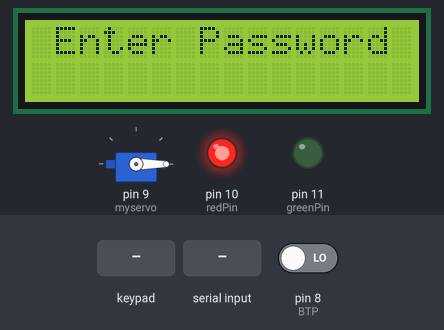
The sketch below on a simulated Arduino Uno, built with avr-gcc and run on an emulated ATmega328P. Parts: servo, 16×2 character LCD, output pins drawn as LEDs (lit = HIGH). Inputs (shaded band) come from the test bench; at power-on: pin 8 (BTP) LOW.

Above: at 8.2 s.
8.3 s: pin 8 (BTP) driven HIGH
At 9.2 s:
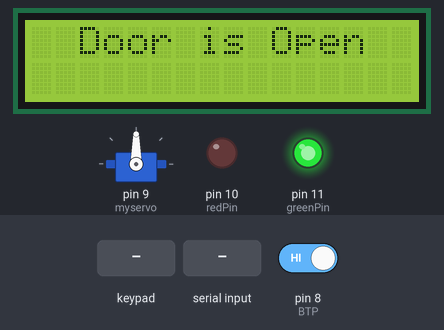
At 12.1 s:
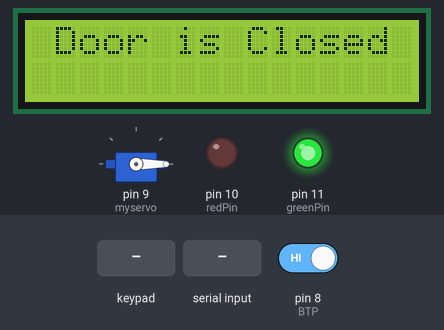
12.3 s: key '1' pressed
At 14.4 s:
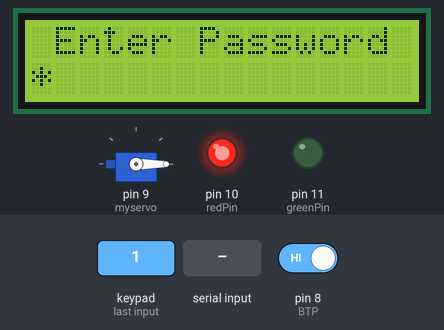
16.2 s: pin 8 (BTP) driven LOW
19.2 s: keypad keys 0 1 2 3 pressed 0.4 s apart
At 22.5 s:
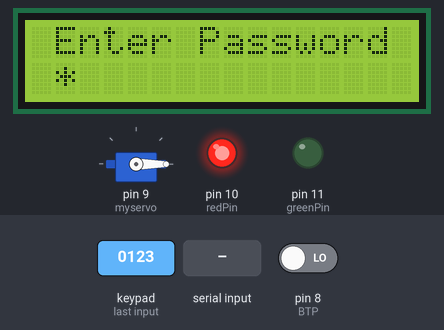
24.8 s: "1\n" received over the second serial link
28.8 s: "0\n" received over the second serial link
Timing chart, 0 to 31.8 s (numbered marks = the images above; inputs shaded):
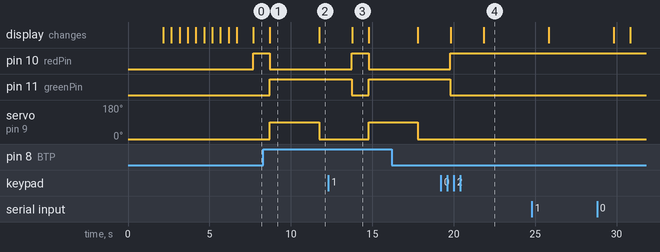

The sketch:

Access+Checking.ino
```cpp
#include <Keypad.h>
#include <LiquidCrystal_I2C.h>
#include <Servo.h>
#include<EEPROM.h>
#include <SoftwareSerial.h>

SoftwareSerial mySerial(13,12); // RX,TX
#define Password_Length 5
#define a 0;


Servo myservo;
LiquidCrystal_I2C lcd(0x27, 16, 2);

String presentValue = " ";
String changeValue = " ";
int pos = 0;
int redPin = 10;
int greenPin = 11;
int BTP = 8;

char Data[Password_Length];
char Master[Password_Length];
byte data_count = 0, master_count = 0;


bool door = false;
char pressed;


/*---preparing keypad---*/

const byte ROWS = 4;
const byte COLS = 4;
char keys[ROWS][COLS] = {
  {'1', '2', '3', 'A'},
  {'4', '5', '6', 'B'},
  {'7', '8', '9', 'C'},
  {'*', '0', '#', 'D'}
};


byte rowPins[ROWS] = {0, 1, 2, 3};
byte colPins[COLS] = {4, 5, 6, 7};

Keypad keypad = Keypad( makeKeymap(keys), rowPins, colPins, ROWS, COLS);

/*--- Main Action ---*/

void setup()
{
  pinMode(redPin,OUTPUT);
 // myservo.attach(9);
  Serial.begin(115200);
  mySerial.begin(9600);

  myservo.attach(9, 2000, 2400);
  pinMode(redPin, OUTPUT);
  pinMode(greenPin, OUTPUT);
  pinMode(BTP, INPUT);
  ServoClose();
 // lcd.init();                      // initialize the lcd
  lcd.init();
  lcd.backlight();
  lcd.begin(16, 2);
  lcd.print("    Welcome  ");
  lcd.setCursor(0, 1);
  lcd.print(" To Secure Door ");
  delay(2000);
  lcd.clear();
  loading(" Loading");
  lcd.clear();
  initialpassword();
}


void loop()
{
  String msg = mySerial.readStringUntil('\r');
  bool BTPstate = digitalRead(BTP);

  if (BTPstate == true || (Actionnage(msg) && reboucle() )  ) {
      myservo.attach(9);
      lcd.clear();
      lcd.print("  Door is Open ");
      digitalWrite(greenPin, HIGH);
      digitalWrite(redPin, LOW);
      ServoOpen();
      delay(3000);
      lcd.clear();
      lcd.print(" Door is Closed ");
      ServoClose();
      delay(2000);
      digitalWrite(greenPin, LOW);
      digitalWrite(redPin, HIGH);
      lcd.clear();
  } else {

    if (door == true)
    {
      pressed = keypad.getKey();

      if (pressed == '#')
      {
        lcd.clear();
        ServoClose();
        door = false;
      }
    }
  }

     if (pressed == 'C'){
      change();
    }
    else if (pressed != '*') {
      Open();
    } else {
      lcd.clear();
      lcd.print("     Reset    ");
      delay(1000);
     Data[Password_Length] =  0;
     data_count = 0;

      lcd.clear();
      Open();
    }
      }


void loading (char msg[]) {

  lcd.setCursor(0, 1);
  lcd.print(msg);

  for (int i = 0; i < 9; i++) {
    delay(500);
    lcd.print(".");
  }
}

void clearData()
{
  while (data_count != 0)
  {
    Data[data_count--] = 0;
  }
  return;
}


void ServoOpen()
{
  for (pos = 0; pos <= 90; pos += 10) {
    myservo.write(pos);
  }
}

void ServoClose()
{
  for (pos = 90; pos >= 0; pos -= 10) {
    myservo.write(pos);
  }
}

void Open()
{

   myservo.detach();
  digitalWrite(redPin, HIGH);
  lcd.setCursor(0, 0);
  lcd.print(" Enter Password ");
  pressed = 0;
  pressed = keypad.getKey();
  if (pressed)
  {
    Data[data_count] = pressed;
    lcd.setCursor(data_count, 1);
    lcd.print('*');
    data_count++;
  }
  if (data_count == Password_Length - 1)
  {
    if (!strcmp(Data, Master))
    {
      myservo.attach(9);
      lcd.clear();
      lcd.print("  Door is Open ");
      digitalWrite(greenPin, HIGH);
      ServoOpen();
      digitalWrite(redPin, LOW);
      door = true;
      delay(4000);
      loading(" Waiting");
      lcd.clear();
      lcd.print("  Time is up! ");
      lcd.setCursor(0, 1);
      lcd.print(" Door is Closed ");
      delay(2000);
      digitalWrite(greenPin, LOW);
      digitalWrite(redPin, HIGH);

      ServoClose();
      door = false;
    }
    else if (strcmp(Data, Master) && pressed != '*')
    {
      lcd.clear();
      lcd.print(" Wrong Password ");
      door = false;
    }
    delay(1000);
    lcd.clear();
    clearData();
  }
}
void change()

{
 lcd.clear();
  int j=0;
  lcd.print("Change Pass");
  delay(1000);

  lcd.clear();

  lcd.print("Current Password");

  lcd.setCursor(0,1);

  while(j<4)

  {

    pressed =keypad.getKey();

    if(pressed)

    {

      Data[j++]=pressed;

      lcd.print(pressed);


    }

    pressed=0;

  }

  delay(500);


  if(strncmp(Data, Master, 4))
  {

    lcd.clear();

    lcd.print("Wrong Password");

    lcd.setCursor(0,1);

    lcd.print("Try Again");

    delay(1000);

  }

  else

  {

    j=0;

    lcd.clear();

    lcd.print("New Password:");

    lcd.setCursor(0,1);

    while(j<4)

    {

      pressed=keypad.getKey();

      if(pressed)

      {

        Master[j]=pressed;

        lcd.print(pressed);

        EEPROM.write(j,pressed);

        j++;


      }

    }

    lcd.clear();
    lcd.print("Pass Changed");

    delay(1000);

  }

 lcd.clear();
   clearData();
//pressed = 0;
Open();
  //lcd.print("Enter Password");

  //lcd.setCursor(0,1);


}

void initialpassword(){

  // for(int j=0;j<4;j++)

  // EEPROM.write(j, j+49);

  for(int j=0;j<4;j++)

    Master[j]=EEPROM.read(j);

}

void ConnectToArduino(){
    String msg = mySerial.readStringUntil('\r');

  do{

    presentValue = msg;
    myservo.attach(9);

  }while(msg != presentValue);

    if (presentValue != changeValue)
  {
    Serial.println(msg);
    changeValue = presentValue;
    if(presentValue == "1")                   // Password
    {
    digitalWrite(redPin , LOW);
    digitalWrite( greenPin, HIGH);
   myservo.write(180);


   //  myservo.detach();
    changeValue = " ";
    }
    else if(presentValue == "0")
    {
      digitalWrite(redPin , LOW);
      digitalWrite(greenPin , LOW);

        myservo.write(0);

      changeValue = " ";

    }
  }
}


int Actionnage (String msg){
  if(msg  == "1")                   // Password
    {
   /* digitalWrite(redPin , LOW);
    digitalWrite( greenPin, HIGH);
    myservo.write(180); */
    return a+1; }
  else if ( msg  == "0")
    {
     /* digitalWrite(redPin , LOW);
      digitalWrite(greenPin , LOW);
      myservo.write(0); */
      return a;
    }
  }


int reboucle () {
  String msg;
  if ( Actionnage(msg)){return a+1;}
   else return a;

  }
```

Measured:
- after the input at 8.3 s, pin 10 (redPin): HIGH → LOW after 0.41 s; pin 11 (greenPin): LOW → HIGH after 0.41 s; servo on pin 9 (myservo): 0° → 90° after 0.41 s, → 0° 3.0 s later; the display: changes after 0.41 s (image 1)
- after the input at 12.3 s, the display: changes after 1.5 s (image 3)
- after the input at 19.2 s, the display: first differs from a run without the input after 2.6 s (image 4)
- what the display in image 1 shows lasts 3.0 s, from 8.7 s to 11.7 s
- what the display in image 3 shows lasts 1.0 s, from 13.8 s to 14.8 s
